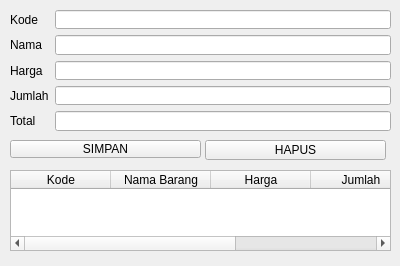
<?xml version="1.0" encoding="UTF-8"?>
<ui version="4.0">
 <class>Form</class>
 <widget class="QWidget" name="Form">
  <property name="geometry">
   <rect>
    <x>0</x>
    <y>0</y>
    <width>400</width>
    <height>266</height>
   </rect>
  </property>
  <property name="windowTitle">
   <string>Form</string>
  </property>
  <widget class="QWidget" name="formLayoutWidget">
   <property name="geometry">
    <rect>
     <x>10</x>
     <y>10</y>
     <width>381</width>
     <height>121</height>
    </rect>
   </property>
   <layout class="QFormLayout" name="formLayout">
    <item row="0" column="0">
     <widget class="QLabel" name="lblKode">
      <property name="text">
       <string>Kode</string>
      </property>
     </widget>
    </item>
    <item row="0" column="1">
     <widget class="QLineEdit" name="editKode"/>
    </item>
    <item row="1" column="0">
     <widget class="QLabel" name="lblNama">
      <property name="text">
       <string>Nama</string>
      </property>
     </widget>
    </item>
    <item row="1" column="1">
     <widget class="QLineEdit" name="editNama"/>
    </item>
    <item row="2" column="0">
     <widget class="QLabel" name="lblHarga">
      <property name="text">
       <string>Harga</string>
      </property>
     </widget>
    </item>
    <item row="2" column="1">
     <widget class="QLineEdit" name="editHarga"/>
    </item>
    <item row="3" column="0">
     <widget class="QLabel" name="lblJumlah">
      <property name="text">
       <string>Jumlah</string>
      </property>
     </widget>
    </item>
    <item row="3" column="1">
     <widget class="QLineEdit" name="editJumlah"/>
    </item>
    <item row="4" column="0">
     <widget class="QLabel" name="lblTotal">
      <property name="text">
       <string>Total</string>
      </property>
     </widget>
    </item>
    <item row="4" column="1">
     <widget class="QLineEdit" name="editTotal"/>
    </item>
   </layout>
  </widget>
  <widget class="QPushButton" name="btnSimpan">
   <property name="geometry">
    <rect>
     <x>10</x>
     <y>140</y>
     <width>191</width>
     <height>18</height>
    </rect>
   </property>
   <property name="text">
    <string>SIMPAN</string>
   </property>
  </widget>
  <widget class="QPushButton" name="btnHapus">
   <property name="geometry">
    <rect>
     <x>205</x>
     <y>140</y>
     <width>181</width>
     <height>20</height>
    </rect>
   </property>
   <property name="text">
    <string>HAPUS</string>
   </property>
  </widget>
  <widget class="QTableWidget" name="tblBayar">
   <property name="geometry">
    <rect>
     <x>10</x>
     <y>170</y>
     <width>381</width>
     <height>81</height>
    </rect>
   </property>
   <property name="columnCount">
    <number>5</number>
   </property>
   <column>
    <property name="text">
     <string>Kode</string>
    </property>
   </column>
   <column>
    <property name="text">
     <string>Nama Barang</string>
    </property>
   </column>
   <column>
    <property name="text">
     <string>Harga</string>
    </property>
   </column>
   <column>
    <property name="text">
     <string>Jumlah</string>
    </property>
   </column>
   <column>
    <property name="text">
     <string>Total</string>
    </property>
   </column>
  </widget>
 </widget>
 <resources/>
 <connections/>
</ui>
